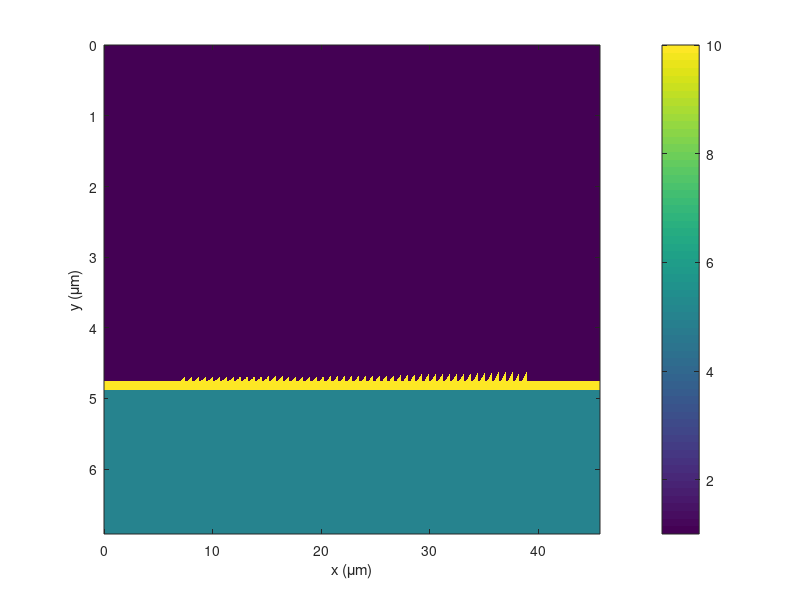

MATLAB code for this plot: (Note: this script raises an error after producing the figure.)
% FinalGMRSimulation.m

% INITIALIZE MATLAB
close all;
clc;
clear all;

% UNITS
micrometers = 1;
nanometers  = 1e-3 * micrometers;

Nf = 101;
tot_ref = zeros(1,Nf);
tot_trn = tot_ref;
tot_con = tot_ref;

%%%%%%%%%%%%%%%%%%%%%%%%%%%%%%%%%%%%%%%%%%%%%%%%%%%%%%%%%%%%
%% DASHBOARD
%%%%%%%%%%%%%%%%%%%%%%%%%%%%%%%%%%%%%%%%%%%%%%%%%%%%%%%%%%%%

% DEBUG FLAGS
VIS = 0;        % CHOOSE TO VISUALIZE OR NOT
MOV = 1;        % CHOOSE TO MAKE MOVIE OR NOT

% SOURCE WAVELENGTH
lam0 = 1.55 * micrometers;
lam01 = 1.40 * micrometers;
lam02 = 1.70 * micrometers;
lam0 = linspace(lam01,lam02,Nf);

% SLAB WAVEGUIDE PARAMETERS
lamd = 1.55 * micrometers;
nslab  =  sqrt(10);
nclad1 =  1.0;
nclad2 =  sqrt(5.0);
a     = lamd/(2*nslab);
a     = 0.1583*lamd;
L    = 0.4139*lamd;             % Grating period (DO NOT CHANGE)
% d    = 0.15*lamd;                % Grating depth
d    = 0.5*a;                % Grating depth
ff   = 0.6;                     % Fill fraction  (DO NOT CHANGE)

% L    = 0.83254*lamd;             % Grating period (DO NOT CHANGE)
% d    = 0.192547096774194*lamd;             % Grating depth
% % t    = lamd/(2*nr);             % Substrate thickness
% ff   = 1-0.934096;                     % Fill fraction  (DO NOT CHANGE)

PER  = 50;                      % Number of periods
Sper = PER*L;

% BRAGG GRATING PARAMETERS
ebr = 3.0;
nbr = sqrt(ebr);                      % Bragg grating refractive index
dbn  = 1.0;                      % Delta n
nbl  = nbr - dbn/2;               % Low refractive index
nbh  = nbr + dbn/2;               % High refractive index
ebrl = nbl^2;                     % Low permittivity
ebrh = nbh^2;                     % High premittivity
NPb  = 14;

% GRID PARAMETERS
BUF = 20;
Sx   = (Sper + BUF*L);
Sy   = 4*lamd;
NRES = 25;
NPML = [20 20 20 20];
nmax = max([nslab nclad1 nclad2]);

%%%%%%%%%%%%%%%%%%%%%%%%%%%%%%%%%%%%%%%%%%%%%%%%%%%%%%%%%%%%
%% COMPUTE OPTIMIZED GRID
%%%%%%%%%%%%%%%%%%%%%%%%%%%%%%%%%%%%%%%%%%%%%%%%%%%%%%%%%%%%

% FIRST GUESS AT RESOLUTION
dx = min([lamd lam01 lam02])/nmax/NRES;
dy = min([lamd lam01 lam02])/nmax/NRES;

% SNAP GRID TO CRITICAL DIMENSIONS
ny = ceil(a/dy);
dy = a/ny;
dx = dy;

% dx = 0.007635742857143;
% dy = 0.007727799558610;
% dx = 0.013959789473648;
% dy = 0.013937638489635;

% GRID SIZE
Nx = NPML(1) + ceil(Sx/dx) + NPML(2);
Nx = 1 + 2*round(Nx/2);
Sx = Nx*dx;
Ny = NPML(3) + ceil(Sy/dy) + NPML(4);
Ny = 1 + 2*round(Ny/2);
Sy = Ny*dy;
% Ny = Nx;

% 2X GRID
Nx2 = 2*Nx;     dx2 = dx/2;
Ny2 = 2*Ny;     dy2 = dy/2;

% GRID AXES
xa = [0:Nx-1]*dx;
ya = [0:Ny-1]*dy;
xa2 = [0:Nx2-1]*dx2;
ya2 = [0:Ny2-1]*dy2;

%%%%%%%%%%%%%%%%%%%%%%%%%%%%%%%%%%%%%%%%%%%%%%%%%%%%%%%%%%%%
%% BUILD DEVICE ON GRID
%%%%%%%%%%%%%%%%%%%%%%%%%%%%%%%%%%%%%%%%%%%%%%%%%%%%%%%%%%%%

% INITIALIZE MATERIALS
UR2 = ones(Nx2,Ny2);
ER2 = nclad1^2 * ones(Nx2,Ny2);

% CREATE SLAB
ny  = round((a-d)/dy2);
ny1 = 1 + floor(7*(Ny2 - ny)/10);
ny2 = ny1 + ny - 1;
nx1 = 1;
nx2 = round((PER+((BUF/2)+ff))*L/dx2);
ER2(nx1:nx2,ny1:ny2) = nslab^2;
ER2(nx2+1:end,ny1:ny2) = nslab^2;
ER2(:,ny2+1:end) = nclad2^2;

% CREATE GRATING
nd2 = ny1-1;
nd = round(d/dy2);
nd1 = nd2 - nd;
nx1 = round(5*L/dx2) + round(ff*L/dx2);
% ER2(1:nx1-1,nd1:nd2) = 1;
% ER2(nx2+1:end,nd1:nd2) = 1;


% Chirping function
yff =@(x) x;
y   =@(x) exp(x-1);

for n = 1:PER
    nx1 = round(((BUF/2)+n)*L/dx2);
    %     nx2 = nx1 + round((yff(n)/PER)*ff*lamd/dx2);
    nx2 = nx1 + round(ff*L/dx2);
    nx0 = nx1 - round((1-ff)*L/dx2);
    %     ER2(nx0:nx1-1,nd1:nd2-round(d*y(n/PER)/dx2)) = 1;
    Ls = (nx2-nx1+1)*dx2;
    nd2 = ny1-1;
    
    da = d*y(n/PER);
    for m = 0:nx2-nx1+1
        Sn = m*dx2;
        nd1 = nd2 - round((da/Ls * Sn)/dy2);
        ER2(nx1+m,nd1:nd2) = nslab^2;
    end
    
    %     ER2(nx0:nx1,nd1:nd2) = nslab^2;
end

% SHOW ER2
figure('color','w');
imagesc(xa2./micrometers,ya2./micrometers,ER2');
xlabel('x (\mum)'); ylabel('y (\mum)');
colorbar;

figure('color','w');
lam0 = linspace(lam01,lam02,Nf);
%%%%%%%%%%%%%%%%%%%%%%%%%%%%%%%%%%%%%%%%%%%%%%%%%%%%%%%%%%%%
%% INCOPORATE PML
%%%%%%%%%%%%%%%%%%%%%%%%%%%%%%%%%%%%%%%%%%%%%%%%%%%%%%%%%%%%
for n = 1:Nf
    clc;
    disp(['Iteration ' num2str(n) ' out of ' num2str(Nf)]);
    disp(['Wavelength = ' num2str(lam0(n)) ' micrometers']);
    % CALCULATE PML PARAMETERS
    [sx,sy] = calcpml2d([Nx2 Ny2],2*NPML);
    
    % INCORPORATE PML
    ERxx = ER2 ./ sx .* sy;
    ERyy = ER2 .* sx ./ sy;
    ERzz = ER2 .* sx .* sy;
    
    URxx = UR2 ./ sx .* sy;
    URyy = UR2 .* sx ./ sy;
    URzz = UR2 .* sx .* sy;
    
    % PARSE TO 1X GRID
    ERxx = ERxx(2:2:Nx2,1:2:Ny2);
    ERyy = ERyy(1:2:Nx2,2:2:Ny2);
    ERzz = ERzz(1:2:Nx2,1:2:Ny2);
    
    URxx = URxx(1:2:Nx2,2:2:Ny2);
    URyy = URyy(2:2:Nx2,1:2:Ny2);
    URzz = URzz(2:2:Nx2,2:2:Ny2);
    
    %%%%%%%%%%%%%%%%%%%%%%%%%%%%%%%%%%%%%%%%%%%%%%%%%%%%%%%%%%%%
    %% CALCULATE SOURCE
    %%%%%%%%%%%%%%%%%%%%%%%%%%%%%%%%%%%%%%%%%%%%%%%%%%%%%%%%%%%%
    
    
    % EXTRACT 1D CROSS SECTION
    nxs  = NPML(1) + 2;
    ny1  = NPML(3) + 1;
    ny2  = Ny - NPML(4);
    erzz = ERzz(nxs,ny1:ny2);
    urxx = URxx(nxs,ny1:ny2);
    uryy = URyy(nxs,ny1:ny2);
    
    % DIAGONALIZE MATERIALS
    erzz = diag(sparse(erzz));
    urxx = diag(sparse(urxx));
    uryy = diag(sparse(uryy));
    
    % BUILD DERIVATE MATRICES
    k0 = 2*pi/lam0(n);
    ny = ny2 - ny1 + 1;
    [DEX,DEY,DHX,DHY] = yeeder([1 ny],k0*[dx dy],[0 0 0 0]);
    
    % BUILD EIGEN-VALUE PROBLEM
    A = - (DHY/urxx*DEY + erzz);
    B = inv(uryy);
    
    % SOLVE EIGEN-VALUE PROBLEM
    [V,D] = eig(full(A),full(B));
    D = diag(D);
    
    % IDENTIFY FUNDAMENTAL MODE
    Ez0 = V(:,1);
    neff = sqrt(-D(1));
    
    %%%%%%%%%%%%%%%%%%%%%%%%%%%%%%%%%%%%%%%%%%%%%%%%%%%%%%%%%%%%
    %% FDFD ANALYSIS
    %%%%%%%%%%%%%%%%%%%%%%%%%%%%%%%%%%%%%%%%%%%%%%%%%%%%%%%%%%%%
    
    % BUILD DERIVATE MATRICES
    [DEX,DEY,DHX,DHY] = yeeder([Nx Ny],k0*[dx dy],[0 0 0 0]);
    
    % DIAGONALIZE MATERIALS
    ERxx = diag(sparse(ERxx(:)));
    ERyy = diag(sparse(ERyy(:)));
    ERzz = diag(sparse(ERzz(:)));
    URxx = diag(sparse(URxx(:)));
    URyy = diag(sparse(URyy(:)));
    URzz = diag(sparse(URzz(:)));
    
    % BUILD WAVE MATRIX
    A = DHX/URyy*DEX + DHY/URxx*DEY + ERzz;
    
    % SOURCE FIELD
    fsrc = zeros(Nx,Ny);
    for nx = 1 : Nx
        fsrc(nx,ny1:ny2) = Ez0*exp(1i*k0*neff*nx*dx);
    end
    
    % Q
    Q = zeros(Nx,Ny);
    Q(1:nxs,:) = 1;
    Q = diag(sparse(Q(:)));
    
    % SOURCE VECTOR
    b = (Q*A - A*Q)*fsrc(:);
    
    % CALCULATE FIELD
    f = A\b;
    f = reshape(f,Nx,Ny);
    % fd = f(1+NPML(1):Nx-NPML(2),1+NPML(3):Ny-NPML(4));
    if VIS == 1
        imagesc(xa./lamd,ya./lamd,real(f)');
        xlabel('x (wavelengths \lambda_0)'); ylabel('y (wavelengths \lambda_0)');
        axis equal tight;
        colorbar;
        caxis([-1 1]*0.1)
        drawnow;
    end
    fields(:,:,n) = f(1+NPML(1):Nx-NPML(2),1+NPML(3):Ny-NPML(4));
end

% cm = bipolar(4, 'neutral', 'interp');
if VIS == 1
    for a = 1:Nf
        imagesc(xa./lamd,ya./lamd,real(fields(:,:,a))');
        colormap(bipolar(256, 0.1));
        xlabel('x (wavelengths \lambda_0)'); ylabel('y (wavelengths \lambda_0)');
        axis equal tight;
        colorbar;
        caxis([-1 1]*0.02)
        drawnow;
        pause(0.1);
    end
end

prop = 2000;
F = fields;
figure('color','w');

for a=1:Nf
    
    % CALCULATE WAVE VECTOR COMPONENTS
    Nx3 = Nx - NPML(1) - NPML(2);
    k0 = 2*pi / lam0(a);
    kinc = k0*sqrt(1.0) * [sin(0); cos(0)];    % INCIDENT WAVE VECTOR
    m = [-floor(Nx3/2):floor(Nx3/2)]';            % DIFFRACTION ORDERS POSSIBLE
    kx = kinc(1) - m*2*pi/(Nx3*dx);
    ky = sqrt((k0*sqrt(1.0))^2 - kx.^2);
    
    Fstrip = F(:,1,a);
    Fstrip(1) = 0;  Fstrip(end) = 0;
    F2 = zeros(Nx3,prop);
    F2(:,1) = Fstrip;
    
    % PROPAGATE FIELDS
    for p = 1:prop
        F_FFT = F2(:,p);
        F_FFT = fftshift(fft(F_FFT)) .* exp(1i*ky*dy);
        F2(:,p+1) = ifft(ifftshift(F_FFT));
        F2(1,p+1) = 0;
        F2(end,p+1) = 0;
    end
    
    fullfields(:,:,a) = [fliplr(F2) F(:,:,a)];
    if VIS == 1
        imagesc(real(fullfields(:,:,a))');
        colormap(bipolar(256, 0.1));
        xlabel('x (wavelengths \lambda_0)'); ylabel('y (wavelengths \lambda_0)');
        axis equal tight;
        colorbar;
        caxis([-1 1]*0.03)
        drawnow;
        pause(0.1);
    end
end

% Make movie
if MOV == 1
    movie_name = 'Beam_Steering.mp4';
    vid = VideoWriter(movie_name,'MPEG-4');
    open(vid);
    
    for a = 1:length(fullfields(1,1,:))
        imagesc(real(fullfields(:,:,a))');
        colormap(bipolar(256, 0.1));
        set(gca,'xticklabel',{},'yticklabel',{});
        axis equal tight;
        caxis([-1 1]*0.03)
        drawnow;
        set(gcf,'units','pixels','position',[0 0 720 480]);
        frame = getframe(gcf);
        writeVideo(vid,frame);
        
    end
    
    % Close movie
    close(vid);
end
